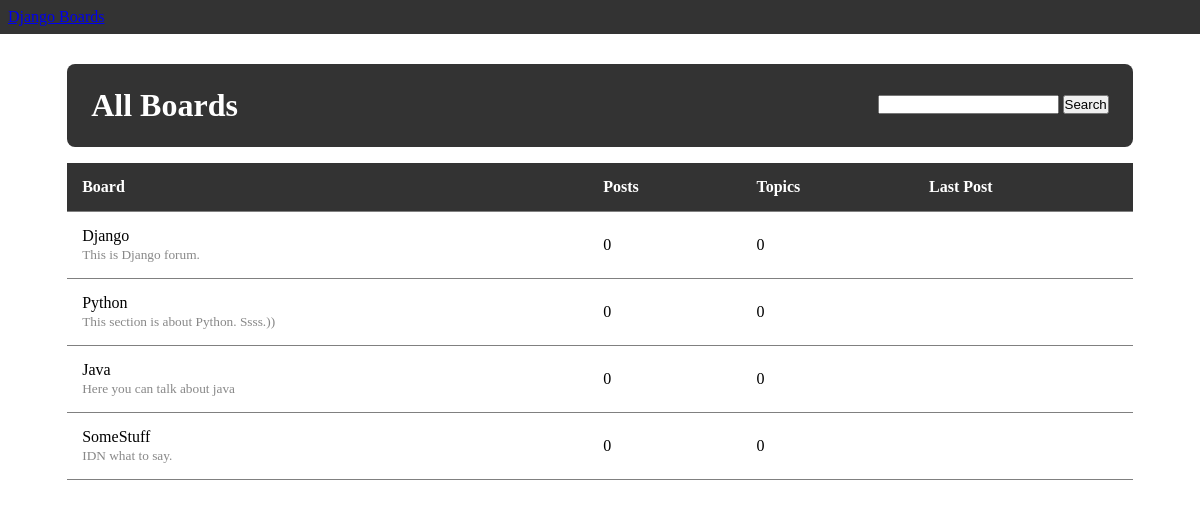
Before: / with the older database file.
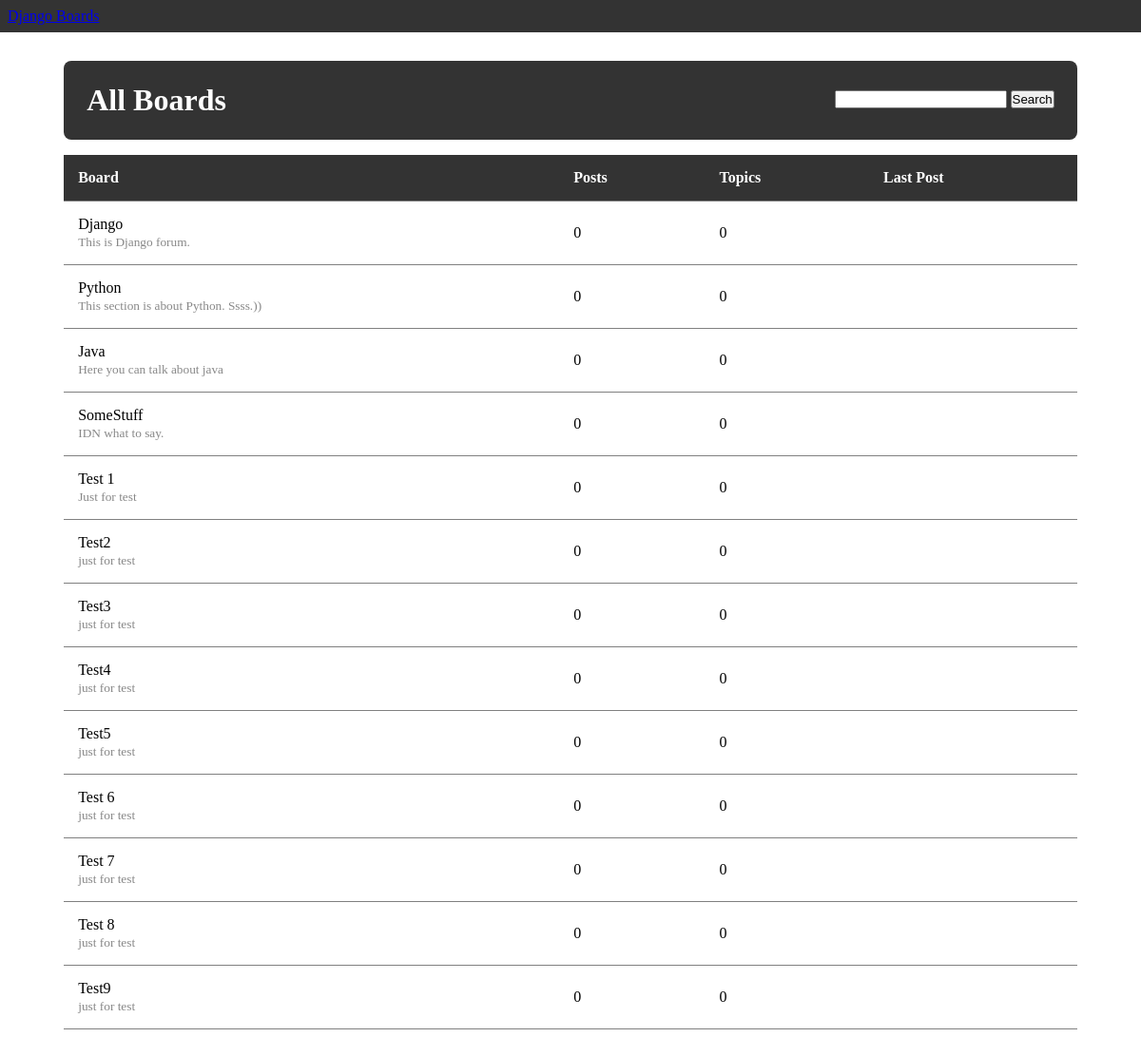
After: the same page with the newer database file.
### boards/models.py (models this page shows, shortened)
class Board(models.Model):
    name = models.CharField(max_length=60, unique=True)
    description = models.TextField(max_length=200)

### boards/views.py (the view)
# urls.py: 2. Add a URL to urlpatterns:  path('', views.home, name='home')
def home(request):
    boards = Board.objects.all()
    return render(request, 'home.html', {'boards': boards})

### templates/home.html
{% extends 'base.html' %}
{% block breadcrumb %}
    <div class="main_header">
        <ul class="main_header_list">
            <li class="label"><h1>All Boards</h1></li>
            <li class="search">
                <input type="search" id="site-search" name="q">
                <button>Search</button>
            </li>
        </ul>
    </div>
{% endblock %}
{% block content %}
    <table class="board_table">
        <thead>
            <tr>
                <th>Board</th>
                <th>Posts</th>
                <th>Topics</th>
                <th>Last Post</th>
            </tr>
        </thead>
        <tbody>
            {% for board in boards %}
                <tr>
                    <td>
                        <a href="{% url 'board_topics' board.pk %}">{{ board.name }}</a><br>
                        <small style="color: #888">{{ board.description }}</small>
                    </td>
                    <td>0</td>
                    <td>0</td>
                    <td></td>
                </tr>
            {% endfor %}
      </tbody>
    </table>
{% endblock %}

### templates/base.html (shortened to what this page needs)
{% load static %}
<!DOCTYPE html>
<html>
  <head>
    <link rel="stylesheet" href="{% static 'css/style.css' %}">
  </head>
  <body>
    <div class="navbar">
      <div class="">
        <a class="" href="{% url 'home' %}">Django Boards</a>
      </div>
    </div>
    <div class="container">
      <ol class="breadcrumb my-4">
        {% block breadcrumb %}
        {% endblock %}
      </ol>
      {% block content %}
      {% endblock %}
    </div>
  </body>
</html>

### static/css/style.css (style rules this page uses)
* { margine: 0; padding: 0; box-sizing: border-box; }
body { padding: 0; }
.navbar { top: 0; left: 0; position: fixed; width: 100%; align-items: center; justify-content: space-between; padding: 0.5em; background-color: #333333; }
.main_header { min-width: 470px; line-height: 2.5em; width: 90%; margin-top: 4em; margin-left: 5%; margin-bottom: 1em; border-radius: 0.5em; height: fit-content; background-color: #333333; padding: 0em 1.5em 0em 1.5em; }
.main_header ul { list-style-type: none; }
.main_header .label { font-family: Haettenschweiler, sans serif; color: white; }
.main_header_list li { display: inline-block; }
.search { float:right; top: 50%; transform: translateY(50%); }
.board_table { min-width: 470px; width: 90%; margin-left: 5%; border-collapse: collapse; }
.board_table thead { background-color: #333333; color: white; }
.board_table th, td { padding: 15px; text-align: left; }
.board_table td a { text-decoration: none; color: black; }
.board_table tr { border-bottom: 1px solid grey; }

Changed rows visible on the page:
added Board: name "Test 1", description "Just for test"
added Board: name "Test2", description "just for test"
added Board: name "Test3", description "just for test"
added Board: name "Test4", description "just for test"
added Board: name "Test5", description "just for test"
added Board: name "Test 6", description "just for test"
added Board: name "Test 7", description "just for test"
added Board: name "Test 8", description "just for test"
added Board: name "Test9", description "just for test"
